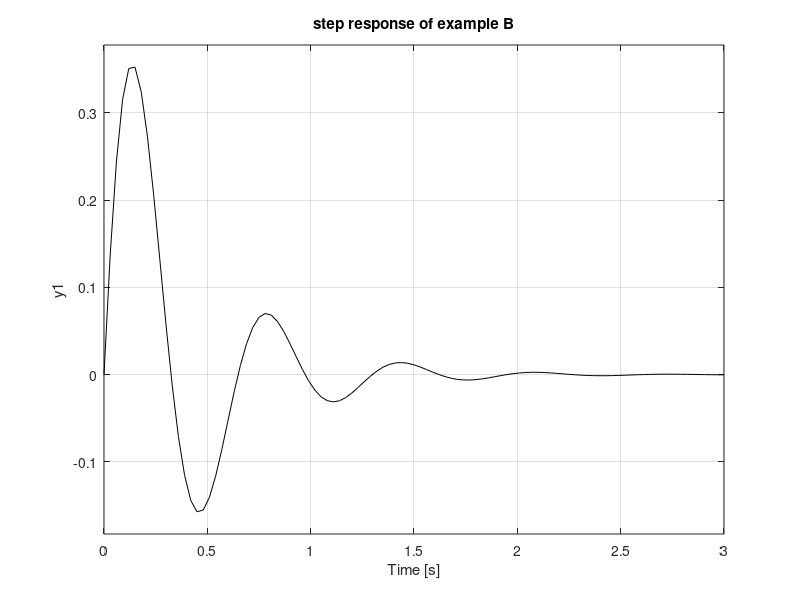

Source code (MATLAB):
% Step response of example B
R=0.5; C=0.1; L=0.1; %values of the components
num=[R*C 0]; % transfer function numerator;
den=[L*C R*C 1]; %transfer function denominator
G=tf(num,den); %transfer function
step(G,'k'); %step response of G
title('step response of example B')
